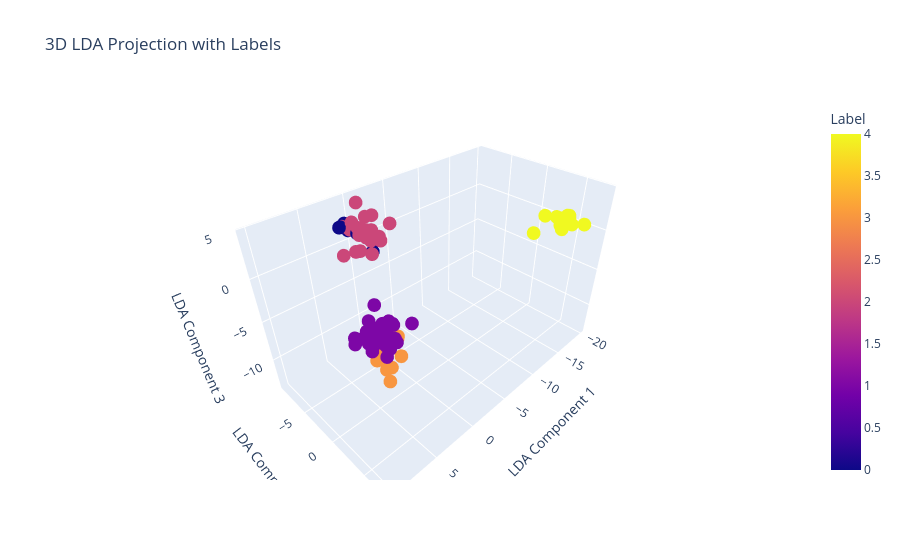

This figure's notebook cell:
### Code cell
### Create a 3D scatter plot
fig = px.scatter_3d(lda_df, x='LDA1', y='LDA2', z='LDA3', color='Label',
                    title="3D LDA Projection with Labels",
                    labels={"LDA1": "LDA Component 1", "LDA2": "LDA Component 2", "LDA3": "LDA Component 3"},
                    template="plotly")

### Show the plot
fig.show()
